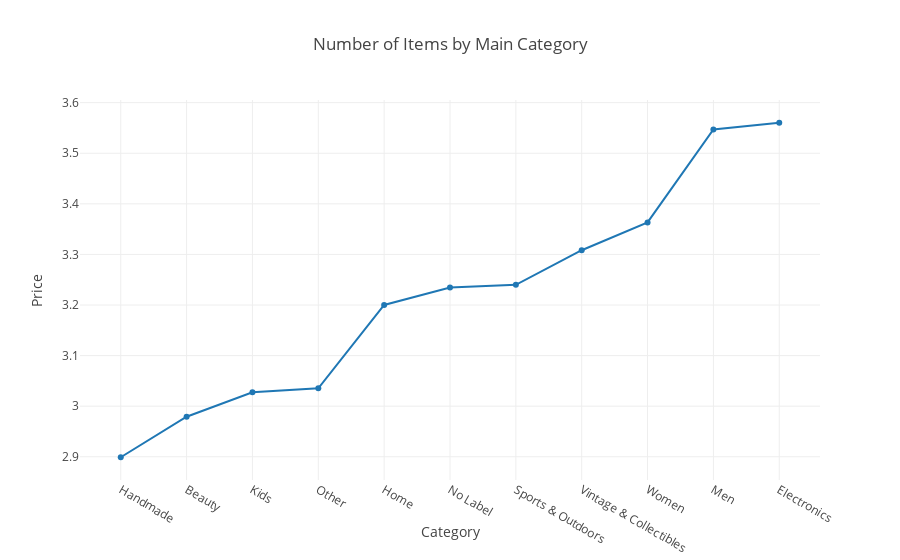

The code cell stored with this chart in its notebook:
### Code cell
trace1 = go.Scatter(x = x_mean, y = np.log(y_mean))
layout = dict(title= 'Number of Items by Main Category',
              yaxis = dict(title='Price'),
              xaxis = dict(title='Category'))
fig=dict(data=[trace1], layout= layout)
py.iplot(fig)

### Figure 1 — Plotly figure (JSON) as saved in the notebook; plotly's stock layout.template omitted (floating-point values rounded to 4 significant figures)
{"data": [{"type": "scatter", "x": ["Handmade", "Beauty", "Kids", "Other", "Home", "No Label", "Sports & Outdoors", "Vintage & Collectibles", "Women", "Men", "Electronics"], "y": [2.899, 2.979, 3.027, 3.035, 3.2, 3.235, 3.24, 3.308, 3.363, 3.547, 3.56]}], "layout": {"title": "Number of Items by Main Category", "xaxis": {"title": "Category"}, "yaxis": {"title": "Price"}}}
